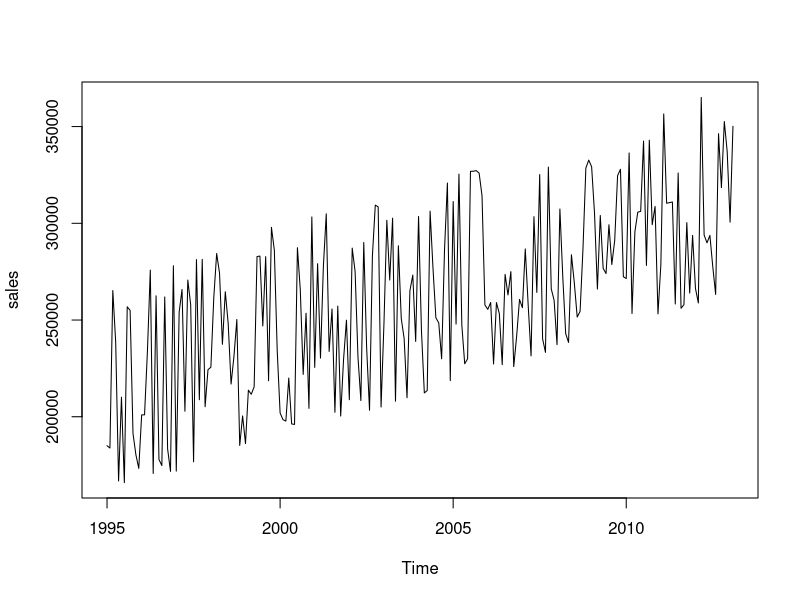
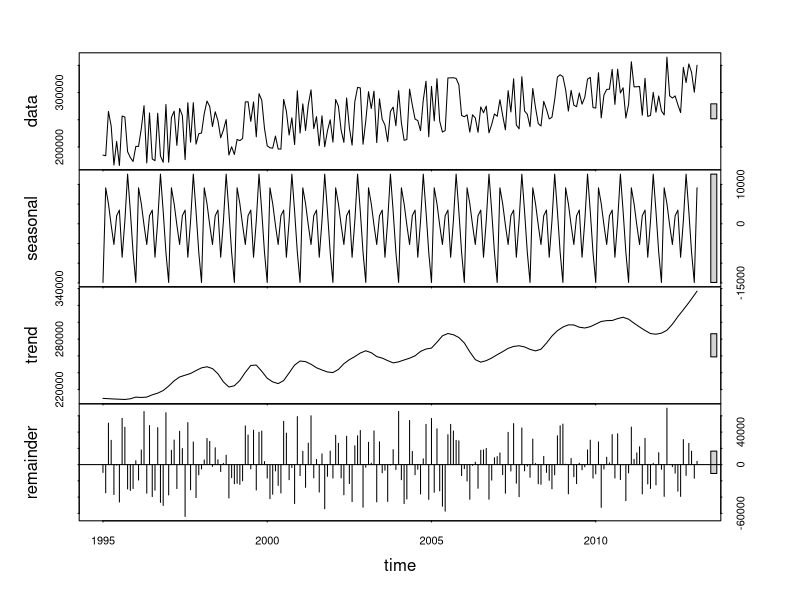
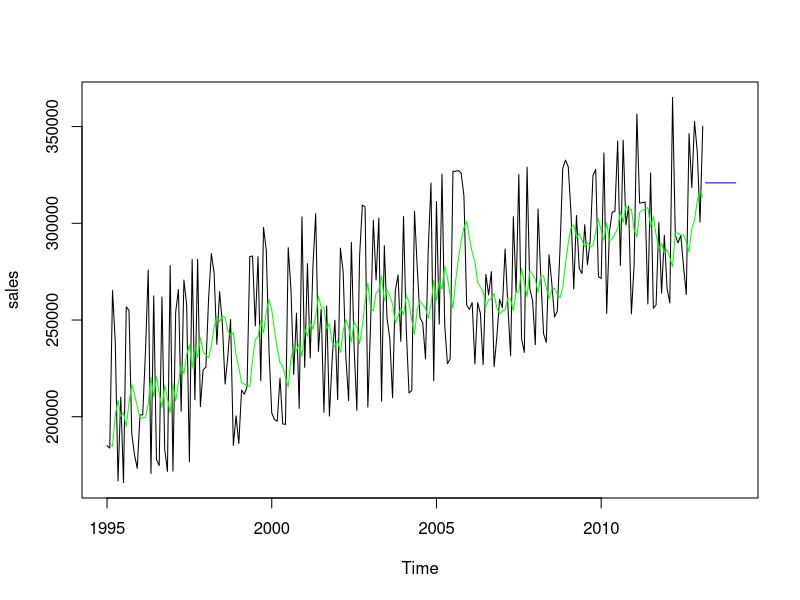
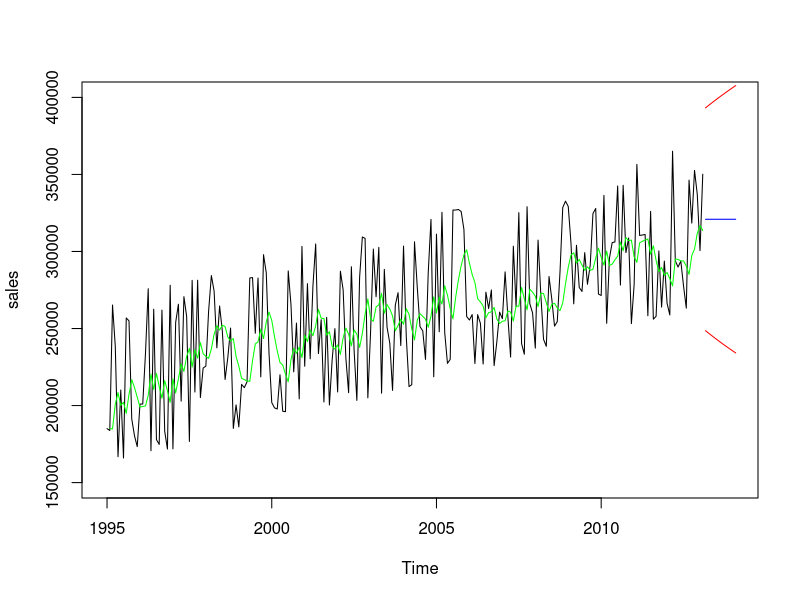
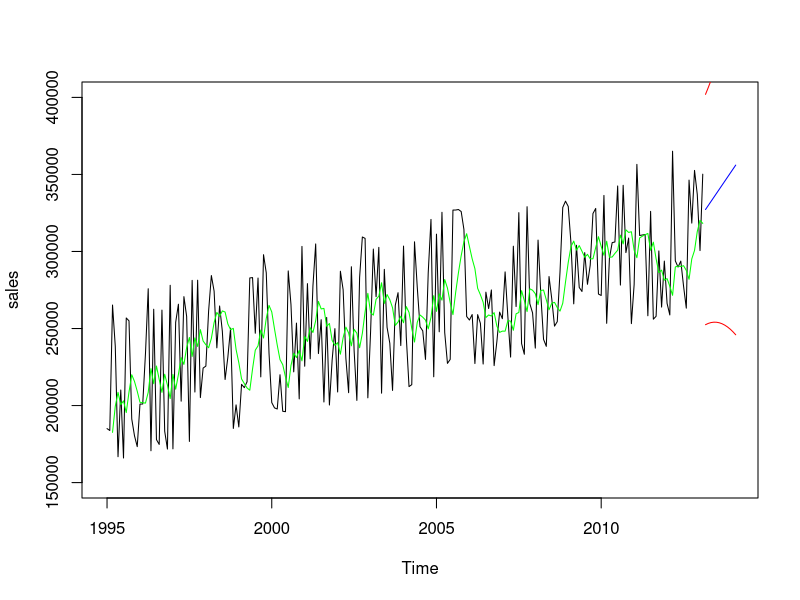
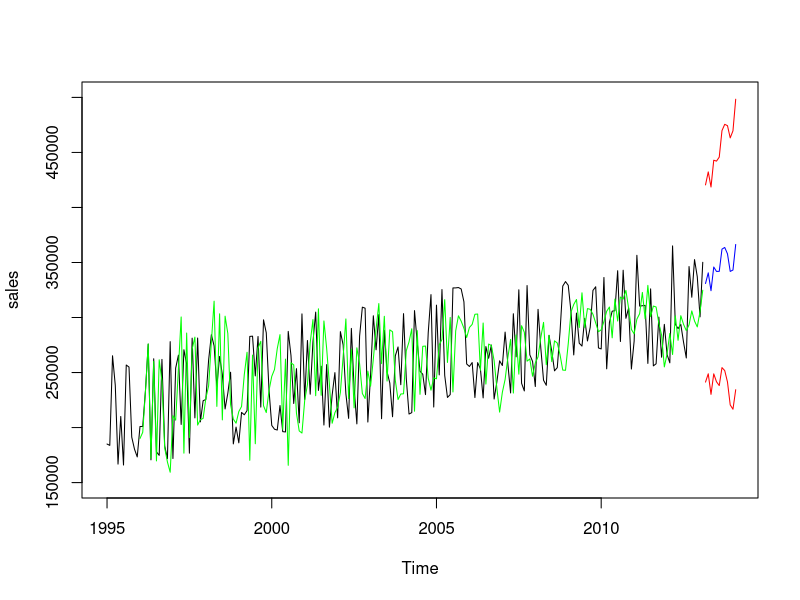
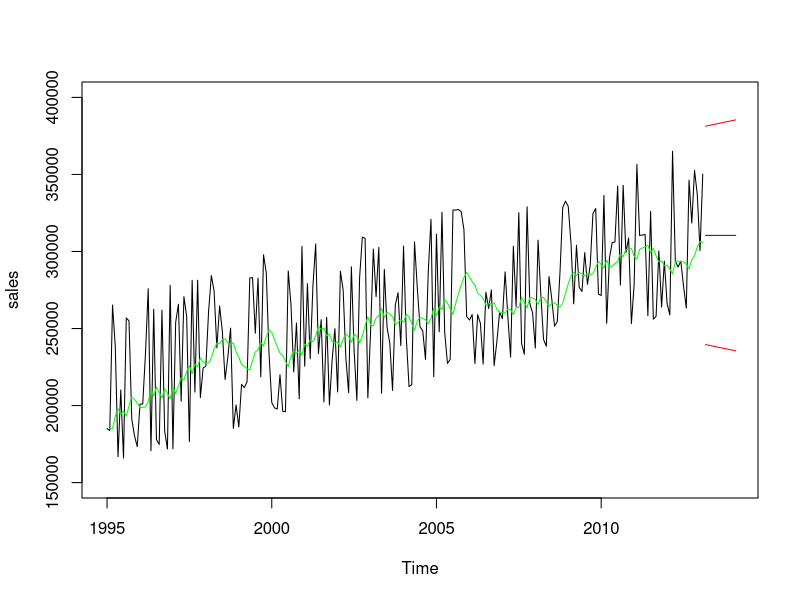
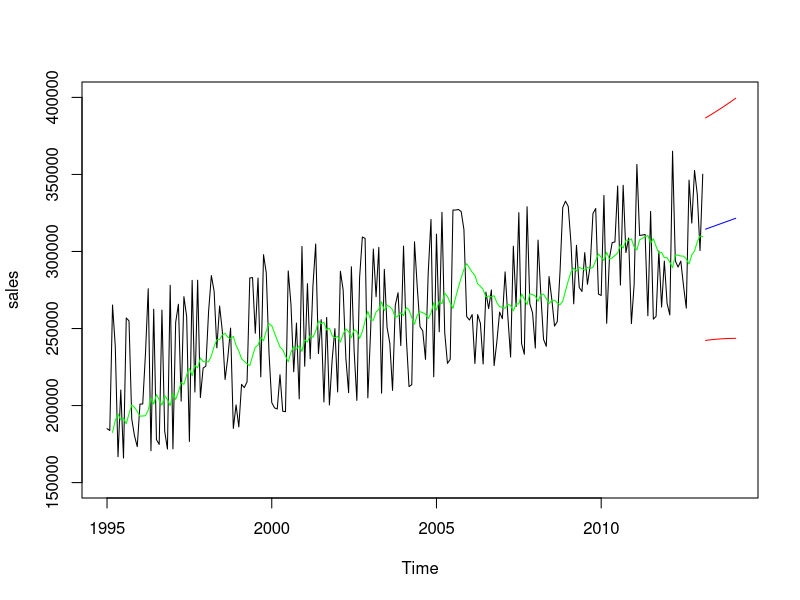

Recreate these plots in R, in order.
setwd("D:\\Work\\Training\\Ivy Training\\Time Series Forecasting")
sales <- read.csv("Smoothing.csv")
View(sales)
head(sales)
tail(sales)
sales <- ts(sales[,1],start=1995,freq=12)
sales
View(sales)
plot(sales)
#Divides into Seasonal, Trend and Remainder/Irregular/Level. S.Window controls how rapidly the seasonal component can change
#STL means Seasonal Trend Decomposition using Loess
?plot.ts
decom<-stl(sales,s.window="periodic")
decom
plot(decom)
#Single Exponential Seasoning, coefficient tells you the level, alpha is for level, beta is for trend and gamma is for seasonal
hws1<-HoltWinters(sales, alpha=0.2, beta=FALSE,gamma=FALSE)
#hws1
#Predict SSE, Prediction interval gives me upper and lower bound of the confidence interval
sales.pred1<-predict(hws1,n.ahead=12,prediction.interval=TRUE)
#Predicted values
sales.pred1
#Plot the base level graph, giving limits to x
plot.ts(sales, xlim = c(1995,2014))

#Historical Fitted values, no trend so both columns are same
hws1$fitted

#Fit the historical fitted values
lines(hws1$fitted[,1],col="green")

#Fit the future predicted values
lines(sales.pred1[,1],col="blue")

#Fit the upper interval predicted values
lines(sales.pred1[,2],col="red")

#Can't see the upper bound, need to have y limit
plot.ts(sales, xlim = c(1995,2014),ylim=c(150000,400000))

#Fit the historical fitted values
lines(hws1$fitted[,1],col="green")

#Fit the future predicted values
lines(sales.pred1[,1],col="blue")

#Fit the upper interval predicted values
lines(sales.pred1[,2],col="red")

#Fit the lower interval predicted values
lines(sales.pred1[,3],col="red")

#Put Trend component, Double exponential smoothening
hws2<-HoltWinters(sales, alpha=0.2, beta=0.1,gamma=FALSE)
#hws2
#Predict DES, Prediction interval gives me upper and lower bound of the confidence interval
sales.pred2<-predict(hws2,n.ahead=12,prediction.interval=TRUE)

#Predicted values
sales.pred2

#Plot the base level graph, giving limits to x and y
plot.ts(sales, xlim = c(1995,2014),ylim=c(150000,400000))

#Historical Fitted values, now third column is trend. Xhat is prediction
hws2$fitted

#Fit the historical fitted values
lines(hws2$fitted[,1],col="green")

#Fit the future predicted values
lines(sales.pred2[,1],col="blue")

#Fit the upper interval predicted values
lines(sales.pred2[,2],col="red")

#Fit the upper interval predicted values
lines(sales.pred2[,3],col="red")

#Triple Exponential Seasoning
hws3<-HoltWinters(sales, alpha = 0.2, beta=0.1,gamma=0.1)

#Look at the results
hws3

#Predict TES, Prediction interval gives me upper and lower bound of the confidence interval
sales.pred3<-predict(hws3,n.ahead=12,prediction.interval=TRUE)

#Predicted values
sales.pred3

#Plot the base level graph, giving limits to x and y
plot.ts(sales, xlim = c(1995,2014),ylim=c(150000,500000))

#Historical Fitted values, 3rd column is trend and 4th column is season
hws3$fitted

#Fit the historical fitted values
lines(hws3$fitted[,1],col="green")

#Fit the future predicted values
lines(sales.pred3[,1],col="blue")

#Fit the upper interval predicted values
lines(sales.pred3[,2],col="red")

#Fit the lower interval predicted values
lines(sales.pred3[,3],col="red")

#Single Exponential Seasoning, coefficient tells you the level
hws4<-HoltWinters(sales, beta=FALSE,gamma=FALSE)

#Look at value of alpha
hws4

#Predict SES, Prediction interval gives me upper and lower bound of the confidence interval
sales.pred4<-predict(hws4,n.ahead=12,prediction.interval=TRUE)

#Predicted values
sales.pred4

#Plot the base level graph, giving limits to x and y
plot.ts(sales, xlim = c(1995,2014),ylim=c(150000,400000))

#Historical Fitted values, no trend so both columns are same
hws4$fitted

#Fit the historical fitted values
lines(hws4$fitted[,1],col="green")

#Fit the future predicted values
lines(sales.pred4[,1],col="blue")

#Fit the upper interval predicted values
lines(sales.pred4[,2],col="red")

#Fit the upper interval predicted values
lines(sales.pred4[,3],col="red")

#Put Trend component, Double exponential smoothening
hws5<-HoltWinters(sales, gamma=FALSE)

#Look at alpha and beta values
hws5

#Predict DES, Prediction interval gives me upper and lower bound of the confidence interval
sales.pred5<-predict(hws5,n.ahead=12,prediction.interval=TRUE)

#Predicted values
sales.pred5

#Plot the base level graph, giving limits to x and y
plot.ts(sales, xlim = c(1995,2014),ylim=c(150000,400000))

#Historical Fitted values, now third column is trend. Xhat is prediction
hws5$fitted

#Fit the historical fitted values
lines(hws5$fitted[,1],col="green")

#Fit the future predicted values
lines(sales.pred5[,1],col="blue")

#Fit the upper interval predicted values
lines(sales.pred5[,2],col="red")

#Fit the upper interval predicted values
lines(sales.pred5[,3],col="red")

#Automatic Triple smoothening
hws6<-HoltWinters(sales)

#Look at alpha and beta values
hws6

#Predict TES, Prediction interval gives me upper and lower bound of the confidence interval
sales.pred6<-predict(hws6,n.ahead=12,prediction.interval=TRUE)

#Predicted values
sales.pred6

#Plot the base level graph, giving limits to x
plot.ts(sales, xlim = c(1995,2014),ylim=c(150000,400000))

#Historical Fitted values, now third column is trend. Xhat is prediction
hws6$fitted

#Fit the historical fitted values
lines(hws6$fitted[,1],col="green")

#Fit the future predicted values
lines(sales.pred6[,1],col="blue")

#Fit the upper interval predicted values
lines(sales.pred6[,2],col="red")

#Fit the upper interval predicted values
lines(sales.pred6[,3],col="red")

#Creating File for prediction
p<-predict(hws6,12)
write.csv(p,"p.csv")

check<-data.frame(hws6$fitted)
write.csv(check,"check.csv")
